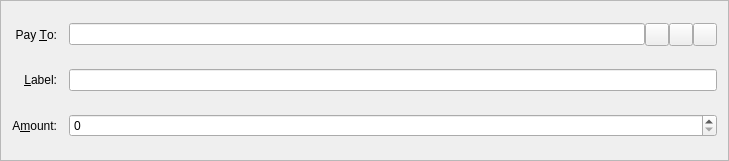
<?xml version="1.0" encoding="UTF-8"?>
<ui version="4.0">
 <class>SendCoinsEntry</class>
 <widget class="QFrame" name="SendCoinsEntry">
  <property name="geometry">
   <rect>
    <x>0</x>
    <y>0</y>
    <width>729</width>
    <height>161</height>
   </rect>
  </property>
  <property name="windowTitle">
   <string>Form</string>
  </property>
  <property name="frameShape">
   <enum>QFrame::StyledPanel</enum>
  </property>
  <property name="frameShadow">
   <enum>QFrame::Sunken</enum>
  </property>
  <layout class="QGridLayout" name="gridLayout">
   <property name="spacing">
    <number>12</number>
   </property>
   <item row="5" column="0">
    <widget class="QLabel" name="label">
     <property name="text">
      <string>A&amp;mount:</string>
     </property>
     <property name="alignment">
      <set>Qt::AlignRight|Qt::AlignTrailing|Qt::AlignVCenter</set>
     </property>
     <property name="buddy">
      <cstring>payAmount</cstring>
     </property>
    </widget>
   </item>
   <item row="3" column="0">
    <widget class="QLabel" name="label_2">
     <property name="text">
      <string>Pay &amp;To:</string>
     </property>
     <property name="alignment">
      <set>Qt::AlignRight|Qt::AlignTrailing|Qt::AlignVCenter</set>
     </property>
     <property name="buddy">
      <cstring>payTo</cstring>
     </property>
    </widget>
   </item>
   <item row="5" column="1">
    <widget class="BitcoinAmountField" name="payAmount"/>
   </item>
   <item row="4" column="1">
    <layout class="QHBoxLayout" name="horizontalLayout_2">
     <property name="spacing">
      <number>0</number>
     </property>
     <item>
      <widget class="QValidatedLineEdit" name="addAsLabel">
       <property name="enabled">
        <bool>true</bool>
       </property>
       <property name="toolTip">
        <string>Enter a label for this address to add it to your address book</string>
       </property>
      </widget>
     </item>
    </layout>
   </item>
   <item row="4" column="0">
    <widget class="QLabel" name="label_4">
     <property name="text">
      <string>&amp;Label:</string>
     </property>
     <property name="alignment">
      <set>Qt::AlignRight|Qt::AlignTrailing|Qt::AlignVCenter</set>
     </property>
     <property name="buddy">
      <cstring>addAsLabel</cstring>
     </property>
    </widget>
   </item>
   <item row="3" column="1">
    <layout class="QHBoxLayout" name="payToLayout">
     <property name="spacing">
      <number>0</number>
     </property>
     <item>
      <widget class="QValidatedLineEdit" name="payTo">
       <property name="toolTip">
        <string>&lt;html&gt;&lt;head/&gt;&lt;body&gt;&lt;p&gt;&lt;span style=&quot; color:#000000;&quot;&gt;The address to send the payment to  (e.g. &lt;/span&gt;&lt;span style=&quot; color:#000000;&quot;&gt;PNK1xGeKnTkaAotEVgs2rnUfVsFv8LVSM&lt;/span&gt;&lt;span style=&quot; color:#000000;&quot;&gt;)&lt;/span&gt;&lt;/p&gt;&lt;/body&gt;&lt;/html&gt;</string>
       </property>
       <property name="maxLength">
        <number>34</number>
       </property>
      </widget>
     </item>
     <item>
      <widget class="QToolButton" name="addressBookButton">
       <property name="toolTip">
        <string>Choose address from address book</string>
       </property>
       <property name="text">
        <string/>
       </property>
       <property name="icon">
        <iconset resource="../bitcoin.qrc">
         <normaloff>:/icons/address-book</normaloff>:/icons/address-book</iconset>
       </property>
       <property name="shortcut">
        <string>Alt+A</string>
       </property>
      </widget>
     </item>
     <item>
      <widget class="QToolButton" name="pasteButton">
       <property name="toolTip">
        <string>Paste address from clipboard</string>
       </property>
       <property name="text">
        <string/>
       </property>
       <property name="icon">
        <iconset resource="../bitcoin.qrc">
         <normaloff>:/icons/editpaste</normaloff>:/icons/editpaste</iconset>
       </property>
       <property name="shortcut">
        <string>Alt+P</string>
       </property>
      </widget>
     </item>
     <item>
      <widget class="QToolButton" name="deleteButton">
       <property name="toolTip">
        <string>Remove this recipient</string>
       </property>
       <property name="text">
        <string/>
       </property>
       <property name="icon">
        <iconset resource="../bitcoin.qrc">
         <normaloff>:/icons/remove</normaloff>:/icons/remove</iconset>
       </property>
      </widget>
     </item>
    </layout>
   </item>
  </layout>
 </widget>
 <customwidgets>
  <customwidget>
   <class>BitcoinAmountField</class>
   <extends>QSpinBox</extends>
   <header>bitcoinamountfield.h</header>
   <container>1</container>
  </customwidget>
  <customwidget>
   <class>QValidatedLineEdit</class>
   <extends>QLineEdit</extends>
   <header>qvalidatedlineedit.h</header>
  </customwidget>
 </customwidgets>
 <resources>
  <include location="../bitcoin.qrc"/>
 </resources>
 <connections/>
</ui>
